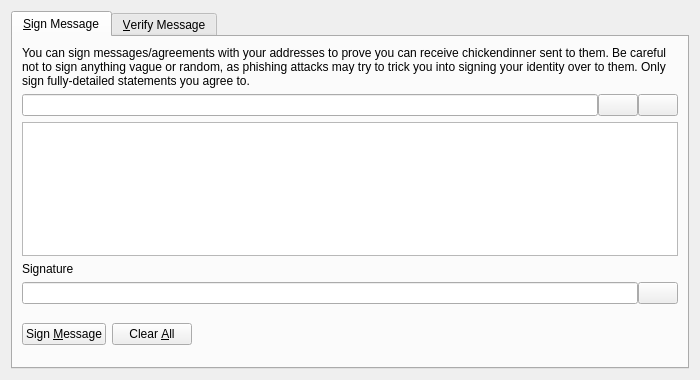
<?xml version="1.0" encoding="UTF-8"?>
<ui version="4.0">
 <class>SignVerifyMessageDialog</class>
 <widget class="QDialog" name="SignVerifyMessageDialog">
  <property name="geometry">
   <rect>
    <x>0</x>
    <y>0</y>
    <width>700</width>
    <height>380</height>
   </rect>
  </property>
  <property name="windowTitle">
   <string>Signatures - Sign / Verify a Message</string>
  </property>
  <property name="modal">
   <bool>true</bool>
  </property>
  <layout class="QVBoxLayout" name="verticalLayout">
   <item>
    <widget class="QTabWidget" name="tabWidget">
     <property name="currentIndex">
      <number>0</number>
     </property>
     <widget class="QWidget" name="tabSignMessage">
      <attribute name="title">
       <string>&amp;Sign Message</string>
      </attribute>
      <layout class="QVBoxLayout" name="verticalLayout_SM">
       <item>
        <widget class="QLabel" name="infoLabel_SM">
         <property name="text">
          <string>You can sign messages/agreements with your addresses to prove you can receive chickendinner sent to them. Be careful not to sign anything vague or random, as phishing attacks may try to trick you into signing your identity over to them. Only sign fully-detailed statements you agree to.</string>
         </property>
         <property name="textFormat">
          <enum>Qt::PlainText</enum>
         </property>
         <property name="wordWrap">
          <bool>true</bool>
         </property>
        </widget>
       </item>
       <item>
        <layout class="QHBoxLayout" name="horizontalLayout_1_SM">
         <property name="spacing">
          <number>0</number>
         </property>
         <item>
          <widget class="QValidatedLineEdit" name="addressIn_SM">
           <property name="toolTip">
            <string>The chickendinner address to sign the message with</string>
           </property>
          </widget>
         </item>
         <item>
          <widget class="QPushButton" name="addressBookButton_SM">
           <property name="toolTip">
            <string>Choose previously used address</string>
           </property>
           <property name="text">
            <string/>
           </property>
           <property name="shortcut">
            <string>Alt+A</string>
           </property>
           <property name="autoDefault">
            <bool>false</bool>
           </property>
          </widget>
         </item>
         <item>
          <widget class="QPushButton" name="pasteButton_SM">
           <property name="toolTip">
            <string>Paste address from clipboard</string>
           </property>
           <property name="text">
            <string/>
           </property>
           <property name="shortcut">
            <string>Alt+P</string>
           </property>
           <property name="autoDefault">
            <bool>false</bool>
           </property>
          </widget>
         </item>
        </layout>
       </item>
       <item>
        <widget class="QPlainTextEdit" name="messageIn_SM">
         <property name="toolTip">
          <string>Enter the message you want to sign here</string>
         </property>
        </widget>
       </item>
       <item>
        <widget class="QLabel" name="signatureLabel_SM">
         <property name="text">
          <string>Signature</string>
         </property>
         <property name="textFormat">
          <enum>Qt::PlainText</enum>
         </property>
        </widget>
       </item>
       <item>
        <layout class="QHBoxLayout" name="horizontalLayout_2_SM">
         <property name="spacing">
          <number>0</number>
         </property>
         <item>
          <widget class="QLineEdit" name="signatureOut_SM">
           <property name="font">
            <font>
             <italic>true</italic>
            </font>
           </property>
           <property name="readOnly">
            <bool>true</bool>
           </property>
          </widget>
         </item>
         <item>
          <widget class="QPushButton" name="copySignatureButton_SM">
           <property name="toolTip">
            <string>Copy the current signature to the system clipboard</string>
           </property>
           <property name="text">
            <string/>
           </property>
           <property name="autoDefault">
            <bool>false</bool>
           </property>
          </widget>
         </item>
        </layout>
       </item>
       <item>
        <layout class="QHBoxLayout" name="horizontalLayout_3_SM">
         <item>
          <widget class="QPushButton" name="signMessageButton_SM">
           <property name="toolTip">
            <string>Sign the message to prove you own this chickendinner address</string>
           </property>
           <property name="text">
            <string>Sign &amp;Message</string>
           </property>
           <property name="autoDefault">
            <bool>false</bool>
           </property>
          </widget>
         </item>
         <item>
          <widget class="QPushButton" name="clearButton_SM">
           <property name="toolTip">
            <string>Reset all sign message fields</string>
           </property>
           <property name="text">
            <string>Clear &amp;All</string>
           </property>
           <property name="autoDefault">
            <bool>false</bool>
           </property>
          </widget>
         </item>
         <item>
          <spacer name="horizontalSpacer_1_SM">
           <property name="orientation">
            <enum>Qt::Horizontal</enum>
           </property>
           <property name="sizeHint" stdset="0">
            <size>
             <width>40</width>
             <height>48</height>
            </size>
           </property>
          </spacer>
         </item>
         <item>
          <widget class="QLabel" name="statusLabel_SM">
           <property name="font">
            <font>
             <weight>75</weight>
             <bold>true</bold>
            </font>
           </property>
           <property name="text">
            <string/>
           </property>
           <property name="wordWrap">
            <bool>true</bool>
           </property>
          </widget>
         </item>
         <item>
          <spacer name="horizontalSpacer_2_SM">
           <property name="orientation">
            <enum>Qt::Horizontal</enum>
           </property>
           <property name="sizeHint" stdset="0">
            <size>
             <width>40</width>
             <height>48</height>
            </size>
           </property>
          </spacer>
         </item>
        </layout>
       </item>
      </layout>
     </widget>
     <widget class="QWidget" name="tabVerifyMessage">
      <attribute name="title">
       <string>&amp;Verify Message</string>
      </attribute>
      <layout class="QVBoxLayout" name="verticalLayout_VM">
       <item>
        <widget class="QLabel" name="infoLabel_VM">
         <property name="text">
          <string>Enter the receiver's address, message (ensure you copy line breaks, spaces, tabs, etc. exactly) and signature below to verify the message. Be careful not to read more into the signature than what is in the signed message itself, to avoid being tricked by a man-in-the-middle attack. Note that this only proves the signing party receives with the address, it cannot prove sendership of any transaction!</string>
         </property>
         <property name="textFormat">
          <enum>Qt::PlainText</enum>
         </property>
         <property name="alignment">
          <set>Qt::AlignLeading|Qt::AlignLeft|Qt::AlignTop</set>
         </property>
         <property name="wordWrap">
          <bool>true</bool>
         </property>
        </widget>
       </item>
       <item>
        <layout class="QHBoxLayout" name="horizontalLayout_1_VM">
         <property name="spacing">
          <number>0</number>
         </property>
         <item>
          <widget class="QValidatedLineEdit" name="addressIn_VM">
           <property name="toolTip">
            <string>The chickendinner address the message was signed with</string>
           </property>
          </widget>
         </item>
         <item>
          <widget class="QPushButton" name="addressBookButton_VM">
           <property name="toolTip">
            <string>Choose previously used address</string>
           </property>
           <property name="text">
            <string/>
           </property>
           <property name="shortcut">
            <string>Alt+A</string>
           </property>
           <property name="autoDefault">
            <bool>false</bool>
           </property>
          </widget>
         </item>
        </layout>
       </item>
       <item>
        <widget class="QPlainTextEdit" name="messageIn_VM"/>
       </item>
       <item>
        <widget class="QValidatedLineEdit" name="signatureIn_VM"/>
       </item>
       <item>
        <layout class="QHBoxLayout" name="horizontalLayout_2_VM">
         <item>
          <widget class="QPushButton" name="verifyMessageButton_VM">
           <property name="toolTip">
            <string>Verify the message to ensure it was signed with the specified chickendinner address</string>
           </property>
           <property name="text">
            <string>Verify &amp;Message</string>
           </property>
           <property name="autoDefault">
            <bool>false</bool>
           </property>
          </widget>
         </item>
         <item>
          <widget class="QPushButton" name="clearButton_VM">
           <property name="toolTip">
            <string>Reset all verify message fields</string>
           </property>
           <property name="text">
            <string>Clear &amp;All</string>
           </property>
           <property name="autoDefault">
            <bool>false</bool>
           </property>
          </widget>
         </item>
         <item>
          <spacer name="horizontalSpacer_1_VM">
           <property name="orientation">
            <enum>Qt::Horizontal</enum>
           </property>
           <property name="sizeHint" stdset="0">
            <size>
             <width>40</width>
             <height>48</height>
            </size>
           </property>
          </spacer>
         </item>
         <item>
          <widget class="QLabel" name="statusLabel_VM">
           <property name="font">
            <font>
             <weight>75</weight>
             <bold>true</bold>
            </font>
           </property>
           <property name="text">
            <string/>
           </property>
           <property name="wordWrap">
            <bool>true</bool>
           </property>
          </widget>
         </item>
         <item>
          <spacer name="horizontalSpacer_2_VM">
           <property name="orientation">
            <enum>Qt::Horizontal</enum>
           </property>
           <property name="sizeHint" stdset="0">
            <size>
             <width>40</width>
             <height>48</height>
            </size>
           </property>
          </spacer>
         </item>
        </layout>
       </item>
      </layout>
     </widget>
    </widget>
   </item>
  </layout>
 </widget>
 <customwidgets>
  <customwidget>
   <class>QValidatedLineEdit</class>
   <extends>QLineEdit</extends>
   <header>qvalidatedlineedit.h</header>
  </customwidget>
 </customwidgets>
 <resources>
  <include location="../chickendinner.qrc"/>
 </resources>
 <connections/>
</ui>
